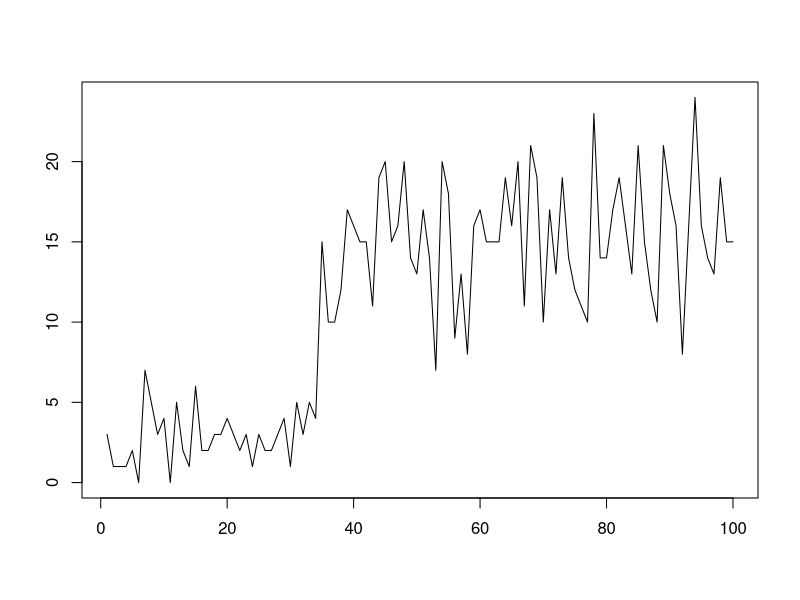
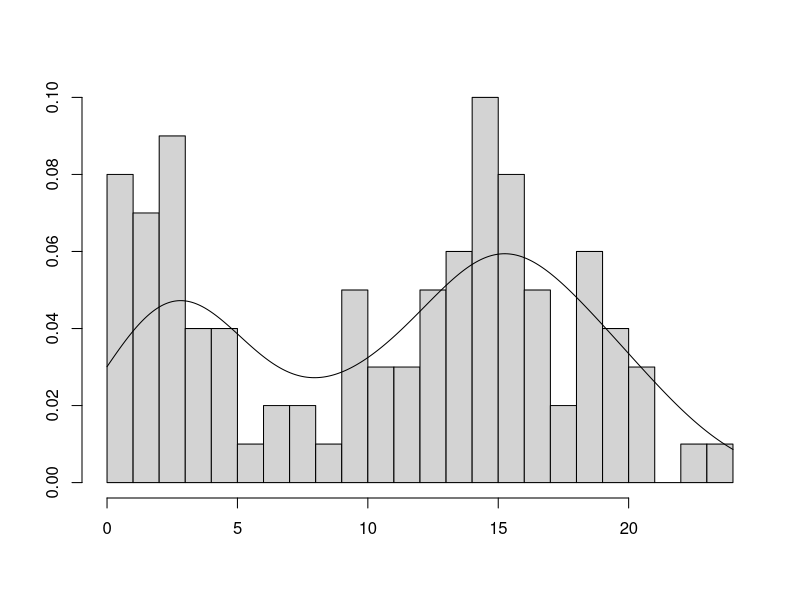

Here is the R script that generated these plots, in order:
## ---- chunk 1
options(digits = 3)

PlotTsAndDensity <- function (x) {
  #par(mfrow = c(1, 2))
  plot.ts(x, xlab = NULL, ylab = NULL)
  hist(x, breaks=30, freq = F, main=NULL, xlab = NULL, ylab = NULL)
  lines(density(x, na.rm = T, from = 0, to = max(x, na.rm = T)))
}
## ---- chunk 2
lambdas = c(3, 15)
deltas = c(0.3, 0.7)
cdf = cumsum(deltas)
unifvec = runif(100)
d1 = rpois(sum(unifvec < cdf[1]),lambdas[1])
d2 = rpois(sum(unifvec >= cdf[1]),lambdas[2])
x = c(d1,d2) 
## ---- chunk 3
PlotTsAndDensity(x)
## ---- chunk 4
logit <- function(delta2) log(delta2/(1-delta2))

eta = log(lambdas)
tau = logit(deltas[2])
## ---- chunk 5
invlogit <- function(tau) exp(tau)/(1+exp(tau))

lambdas = exp(eta)
delta2 = invlogit(tau)
delta1 = 1 - delta2
## ---- chunk 6
f <- function(theta,data) {
  eta <- theta[1:2]
  tau <- theta[3]
  lambdas = exp(eta) 
  delta2 = invlogit(tau)
  delta1 = 1-delta2

  L = delta1*dpois(data,lambdas[1]) + delta2*dpois(data,lambdas[2])
  -sum(log(L))
}

#use the 25% and 75%  quantiles of the data as a guess for lambdas
quantiles <- quantile(x)
lambdaGuess = c(quantiles[2],quantiles[4]) 

deltaGuess = 0.1

# Optimize using nlm
theta <- c(log(lambdaGuess), logit(deltaGuess))
res = nlm(f, theta, data = x)

# Back transform results
lambda1Hat = exp(res$estimate[1])
lambda2Hat = exp(res$estimate[2])

delta2Hat = invlogit(res$estimate[3])
delta1Hat = 1-delta2Hat
